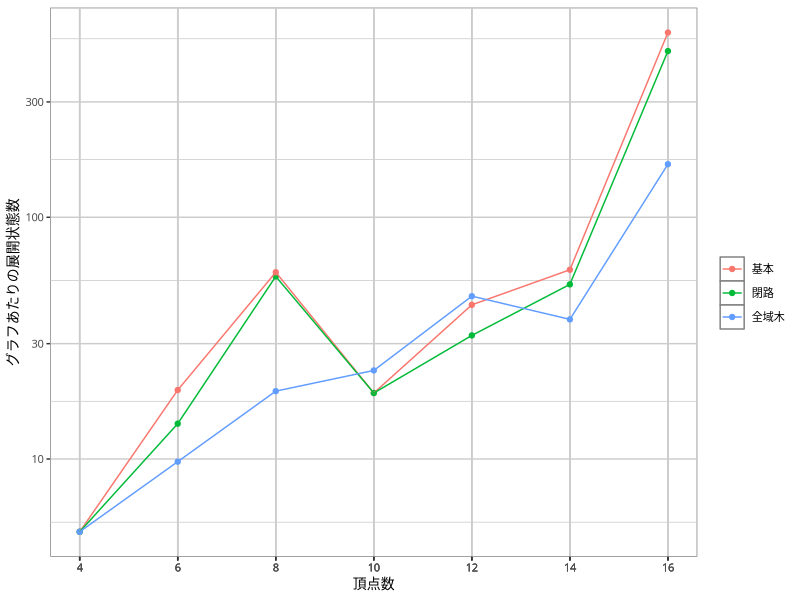

Reproduce this figure in R.
library(readr)
library(dplyr)
library(ggplot2)

data <- read_csv('cmp-algo-full-mws.csv') %>%
  filter(d == 3, mgr == 'basic') %>%
  mutate(mtd = ifelse(bdr == 'cycle' & srt == 'sorted', 'sorted-cycle', bdr)) %>%
  mutate(node_per_graph = node / n_graph) %>%
  select(n, d, mtd, node_per_graph)

gp <- ggplot(data, aes(n, node_per_graph, color=mtd)) +
  geom_point() +
  geom_line() +
  scale_x_continuous(name = '頂点数',
                     breaks = data$n,
                     minor_breaks = NULL,
                     labels = as.character(data$n)) +
  scale_y_continuous(name = 'グラフあたりの展開状態数',
                     trans = 'log10') +
  scale_color_discrete(name = '',
                       breaks = c('basic', 'cycle', 'sorted-cycle', 'stree'),
                       labels = c('基本', '閉路(並べ替えなし)', '閉路', '全域木')) +
  theme(text = element_text(family = 'IPAexGothic', size = 10),
        panel.background = element_rect(fill = 'white', colour = 'grey50'),
        panel.grid.major = element_line(colour = 'grey80'),
        panel.grid.minor = element_line(colour = 'grey80')

  )

ggsave('the-ginitr-full-node.pdf', gp,
       width = 15, height = 10, units = 'cm',
       device = cairo_pdf)
